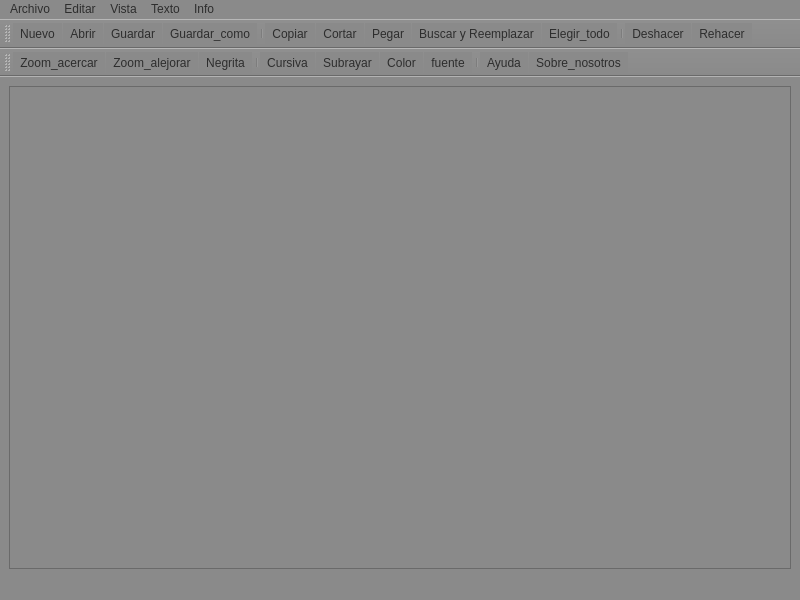
<?xml version="1.0" encoding="UTF-8"?>
<ui version="4.0">
 <class>TextoRicoEditor</class>
 <widget class="QMainWindow" name="TextoRicoEditor">
  <property name="geometry">
   <rect>
    <x>0</x>
    <y>0</y>
    <width>800</width>
    <height>600</height>
   </rect>
  </property>
  <property name="windowTitle">
   <string>TextoRicoEditor</string>
  </property>
  <property name="styleSheet">
   <string notr="true">color: rgb(45, 45, 45);
background-color: rgb(138, 138, 138);</string>
  </property>
  <widget class="QWidget" name="centralwidget">
   <layout class="QGridLayout" name="gridLayout">
    <item row="0" column="0">
     <widget class="QTextEdit" name="textEdit"/>
    </item>
   </layout>
  </widget>
  <widget class="QMenuBar" name="menubar">
   <property name="geometry">
    <rect>
     <x>0</x>
     <y>0</y>
     <width>800</width>
     <height>23</height>
    </rect>
   </property>
   <widget class="QMenu" name="menuArchivo">
    <property name="title">
     <string>Archivo</string>
    </property>
    <addaction name="actionNuevo"/>
    <addaction name="actionAbrir"/>
    <addaction name="actionGuardar"/>
    <addaction name="actionGuardar_como"/>
    <addaction name="separator"/>
    <addaction name="actionDeshacer"/>
    <addaction name="actionRehacer"/>
    <addaction name="separator"/>
    <addaction name="actionSalir"/>
   </widget>
   <widget class="QMenu" name="menuEditar">
    <property name="title">
     <string>Editar</string>
    </property>
    <addaction name="actionCopiar"/>
    <addaction name="actionCortar"/>
    <addaction name="actionPegar"/>
    <addaction name="separator"/>
    <addaction name="actionBuscar_Reemplazar"/>
    <addaction name="separator"/>
    <addaction name="actionElegir_todo"/>
   </widget>
   <widget class="QMenu" name="menuVista">
    <property name="title">
     <string>Vista</string>
    </property>
    <addaction name="actionZoom_acercar"/>
    <addaction name="actionZoom_alejorar"/>
   </widget>
   <widget class="QMenu" name="menuTexto">
    <property name="title">
     <string>Texto</string>
    </property>
    <addaction name="actionNegrita"/>
    <addaction name="actionCursiva"/>
    <addaction name="actionSubrayar"/>
    <addaction name="separator"/>
    <addaction name="actionColor"/>
    <addaction name="separator"/>
    <addaction name="actionfuente"/>
   </widget>
   <widget class="QMenu" name="menuSobre">
    <property name="title">
     <string>Info</string>
    </property>
    <addaction name="actionAyuda"/>
    <addaction name="actionSobre_nosotros"/>
   </widget>
   <addaction name="menuArchivo"/>
   <addaction name="menuEditar"/>
   <addaction name="menuVista"/>
   <addaction name="menuTexto"/>
   <addaction name="menuSobre"/>
  </widget>
  <widget class="QStatusBar" name="statusbar"/>
  <widget class="QToolBar" name="toolBar">
   <property name="windowTitle">
    <string>toolBar</string>
   </property>
   <attribute name="toolBarArea">
    <enum>TopToolBarArea</enum>
   </attribute>
   <attribute name="toolBarBreak">
    <bool>false</bool>
   </attribute>
   <addaction name="actionNuevo"/>
   <addaction name="actionAbrir"/>
   <addaction name="actionGuardar"/>
   <addaction name="actionGuardar_como"/>
   <addaction name="separator"/>
   <addaction name="actionCopiar"/>
   <addaction name="actionCortar"/>
   <addaction name="actionPegar"/>
   <addaction name="actionBuscar_Reemplazar"/>
   <addaction name="actionElegir_todo"/>
   <addaction name="separator"/>
   <addaction name="actionDeshacer"/>
   <addaction name="actionRehacer"/>
  </widget>
  <widget class="QToolBar" name="toolBar_2">
   <property name="windowTitle">
    <string>toolBar_2</string>
   </property>
   <attribute name="toolBarArea">
    <enum>TopToolBarArea</enum>
   </attribute>
   <attribute name="toolBarBreak">
    <bool>true</bool>
   </attribute>
   <addaction name="actionZoom_acercar"/>
   <addaction name="actionZoom_alejorar"/>
   <addaction name="actionNegrita"/>
   <addaction name="separator"/>
   <addaction name="actionCursiva"/>
   <addaction name="actionSubrayar"/>
   <addaction name="actionColor"/>
   <addaction name="actionfuente"/>
   <addaction name="separator"/>
   <addaction name="actionAyuda"/>
   <addaction name="actionSobre_nosotros"/>
  </widget>
  <action name="actionNuevo">
   <property name="icon">
    <iconset resource="recursos.qrc">
     <normaloff>:/imagenes/iconos/new.png</normaloff>:/imagenes/iconos/new.png</iconset>
   </property>
   <property name="text">
    <string>Nuevo</string>
   </property>
  </action>
  <action name="actionAbrir">
   <property name="icon">
    <iconset resource="recursos.qrc">
     <normaloff>:/imagenes/iconos/open.png</normaloff>:/imagenes/iconos/open.png</iconset>
   </property>
   <property name="text">
    <string>Abrir</string>
   </property>
  </action>
  <action name="actionGuardar">
   <property name="icon">
    <iconset resource="recursos.qrc">
     <normaloff>:/imagenes/iconos/save.png</normaloff>:/imagenes/iconos/save.png</iconset>
   </property>
   <property name="text">
    <string>Guardar</string>
   </property>
  </action>
  <action name="actionGuardar_como">
   <property name="icon">
    <iconset resource="recursos.qrc">
     <normaloff>:/imagenes/iconos/saveas.png</normaloff>:/imagenes/iconos/saveas.png</iconset>
   </property>
   <property name="text">
    <string>Guardar_como</string>
   </property>
  </action>
  <action name="actionSalir">
   <property name="icon">
    <iconset resource="recursos.qrc">
     <normaloff>:/imagenes/iconos/cancel.png</normaloff>:/imagenes/iconos/cancel.png</iconset>
   </property>
   <property name="text">
    <string>Salir</string>
   </property>
  </action>
  <action name="actionCopiar">
   <property name="icon">
    <iconset resource="recursos.qrc">
     <normaloff>:/imagenes/iconos/copy.png</normaloff>:/imagenes/iconos/copy.png</iconset>
   </property>
   <property name="text">
    <string>Copiar</string>
   </property>
  </action>
  <action name="actionCortar">
   <property name="icon">
    <iconset resource="recursos.qrc">
     <normaloff>:/imagenes/iconos/cut.png</normaloff>:/imagenes/iconos/cut.png</iconset>
   </property>
   <property name="text">
    <string>Cortar</string>
   </property>
  </action>
  <action name="actionPegar">
   <property name="icon">
    <iconset resource="recursos.qrc">
     <normaloff>:/imagenes/iconos/paste.png</normaloff>:/imagenes/iconos/paste.png</iconset>
   </property>
   <property name="text">
    <string>Pegar</string>
   </property>
  </action>
  <action name="actionBuscar_Reemplazar">
   <property name="icon">
    <iconset resource="recursos.qrc">
     <normaloff>:/imagenes/iconos/find.png</normaloff>:/imagenes/iconos/find.png</iconset>
   </property>
   <property name="text">
    <string>Buscar y Reemplazar</string>
   </property>
  </action>
  <action name="actionElegir_todo">
   <property name="icon">
    <iconset resource="recursos.qrc">
     <normaloff>:/imagenes/iconos/select_all.png</normaloff>:/imagenes/iconos/select_all.png</iconset>
   </property>
   <property name="text">
    <string>Elegir_todo</string>
   </property>
  </action>
  <action name="actionZoom_acercar">
   <property name="icon">
    <iconset resource="recursos.qrc">
     <normaloff>:/imagenes/iconos/zoom_in.png</normaloff>:/imagenes/iconos/zoom_in.png</iconset>
   </property>
   <property name="text">
    <string>Zoom_acercar</string>
   </property>
  </action>
  <action name="actionZoom_alejorar">
   <property name="icon">
    <iconset resource="recursos.qrc">
     <normaloff>:/imagenes/iconos/zoom_out.png</normaloff>:/imagenes/iconos/zoom_out.png</iconset>
   </property>
   <property name="text">
    <string>Zoom_alejorar</string>
   </property>
  </action>
  <action name="actionNegrita">
   <property name="icon">
    <iconset resource="recursos.qrc">
     <normaloff>:/imagenes/iconos/text_bold.png</normaloff>:/imagenes/iconos/text_bold.png</iconset>
   </property>
   <property name="text">
    <string>Negrita</string>
   </property>
  </action>
  <action name="actionCursiva">
   <property name="icon">
    <iconset resource="recursos.qrc">
     <normaloff>:/imagenes/iconos/text_italic.png</normaloff>:/imagenes/iconos/text_italic.png</iconset>
   </property>
   <property name="text">
    <string>Cursiva</string>
   </property>
  </action>
  <action name="actionSubrayar">
   <property name="icon">
    <iconset resource="recursos.qrc">
     <normaloff>:/imagenes/iconos/text_underline.png</normaloff>:/imagenes/iconos/text_underline.png</iconset>
   </property>
   <property name="text">
    <string>Subrayar</string>
   </property>
  </action>
  <action name="actionColor">
   <property name="icon">
    <iconset resource="recursos.qrc">
     <normaloff>:/imagenes/iconos/color.png</normaloff>:/imagenes/iconos/color.png</iconset>
   </property>
   <property name="text">
    <string>Color</string>
   </property>
  </action>
  <action name="actionfuente">
   <property name="icon">
    <iconset resource="recursos.qrc">
     <normaloff>:/imagenes/iconos/font.png</normaloff>:/imagenes/iconos/font.png</iconset>
   </property>
   <property name="text">
    <string>fuente</string>
   </property>
  </action>
  <action name="actionAyuda">
   <property name="icon">
    <iconset resource="recursos.qrc">
     <normaloff>:/imagenes/iconos/help.png</normaloff>:/imagenes/iconos/help.png</iconset>
   </property>
   <property name="text">
    <string>Ayuda</string>
   </property>
  </action>
  <action name="actionSobre_nosotros">
   <property name="icon">
    <iconset resource="recursos.qrc">
     <normaloff>:/imagenes/iconos/about.png</normaloff>:/imagenes/iconos/about.png</iconset>
   </property>
   <property name="text">
    <string>Sobre_nosotros</string>
   </property>
  </action>
  <action name="actionDeshacer">
   <property name="icon">
    <iconset resource="recursos.qrc">
     <normaloff>:/imagenes/iconos/arrow_undo.png</normaloff>:/imagenes/iconos/arrow_undo.png</iconset>
   </property>
   <property name="text">
    <string>Deshacer</string>
   </property>
  </action>
  <action name="actionRehacer">
   <property name="icon">
    <iconset resource="recursos.qrc">
     <normaloff>:/imagenes/iconos/arrow_redo.png</normaloff>:/imagenes/iconos/arrow_redo.png</iconset>
   </property>
   <property name="text">
    <string>Rehacer</string>
   </property>
  </action>
 </widget>
 <resources>
  <include location="recursos.qrc"/>
 </resources>
 <connections/>
</ui>
